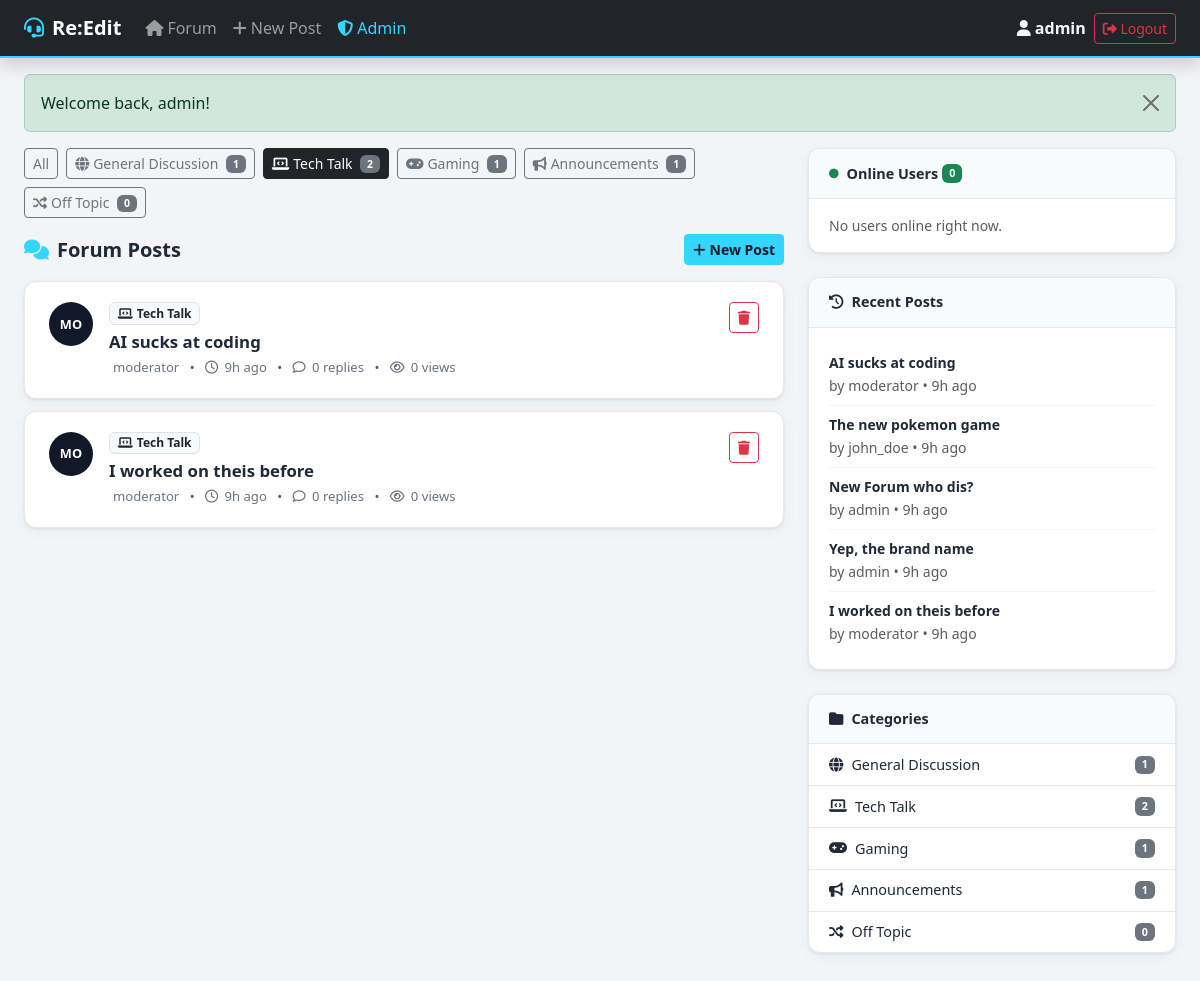
Screenshot of /forum/index.php?page=forum&cat=2 (signed in) with the database file from the repository.
### tables this page shows
CREATE TABLE users (
    id INT AUTO_INCREMENT PRIMARY KEY,
    username VARCHAR(50) NOT NULL UNIQUE,
    email VARCHAR(100) NOT NULL UNIQUE,
    password VARCHAR(255) NOT NULL,
    role ENUM('user','mod','admin') NOT NULL DEFAULT 'user',
    bio TEXT DEFAULT NULL,
    is_online TINYINT(1) DEFAULT 0,
    last_seen DATETIME DEFAULT NULL,
    created_at DATETIME DEFAULT CURRENT_TIMESTAMP
);

CREATE TABLE categories (
    id INT AUTO_INCREMENT PRIMARY KEY,
    name VARCHAR(100) NOT NULL,
    description TEXT,
    icon VARCHAR(50) DEFAULT 'fa-comments',
    sort_order INT DEFAULT 0
);

CREATE TABLE posts (
    id INT AUTO_INCREMENT PRIMARY KEY,
    user_id INT NOT NULL,
    category_id INT NOT NULL,
    title VARCHAR(255) NOT NULL,
    content TEXT NOT NULL,
    is_pinned TINYINT(1) DEFAULT 0,
    is_locked TINYINT(1) DEFAULT 0,
    views INT DEFAULT 0,
    created_at DATETIME DEFAULT CURRENT_TIMESTAMP,
    updated_at DATETIME DEFAULT CURRENT_TIMESTAMP ON UPDATE CURRENT_TIMESTAMP,
    FOREIGN KEY (user_id) REFERENCES users(id) ON DELETE CASCADE,
    FOREIGN KEY (category_id) REFERENCES categories(id) ON DELETE CASCADE
);

### forum/controllers/ForumController.php (called while the page is built, shortened)
<?php
class ForumController {
    private $postModel;
    private $categoryModel;
    public function __construct() {
        require_once 'models/Post.php';
        require_once 'models/Category.php';
        $this->postModel     = new Post();
        $this->categoryModel = new Category();
    }
    public function index() {
        $categoryId   = isset($_GET['cat']) ? (int)$_GET['cat'] : null;
        $page         = max(1, (int)($_GET['p'] ?? 1));
        $perPage      = POSTS_PER_PAGE;
        $offset       = ($page - 1) * $perPage;
        $posts        = $this->postModel->getAll($categoryId, $perPage, $offset);
        $categories   = $this->categoryModel->getAll();
        $recentPosts  = $this->postModel->getRecentPosts(5);
        require 'views/forum/index.php';
    }
}

### forum/config/app.php (called while the page is built, shortened)
<?php
function getFlash() {
    $f = $_SESSION['flash']; unset($_SESSION['flash']); return $f;
}
function currentUser() { return $_SESSION['user'] ?? null; }
function hasRole() {
    $roles = func_get_args();
    $user = currentUser();
    return $user && in_array($user['role'], $roles);
}
function e($s) { return htmlspecialchars($s, ENT_QUOTES, 'UTF-8'); }
function timeAgo($dt) {
    $diff = (new DateTime())->diff(new DateTime($dt));
    if ($diff->h) return $diff->h.'h ago';
    return 'just now';
}

### forum/models/Post.php (called while the page is built, shortened)
<?php
class Post {
    private $db;
    public function __construct() { $this->db = Database::getInstance(); }
    public function getAll($categoryId=null, $limit=15, $offset=0) {
        $where = $categoryId ? "WHERE p.category_id=" . (int)$categoryId : "";
        $stmt = $this->db->prepare(
            "SELECT p.*, u.username, u.role as user_role, c.name as category_name,
             (SELECT COUNT(*) FROM replies r WHERE r.post_id=p.id) as reply_count
             FROM posts p
             JOIN users u ON p.user_id=u.id
             JOIN categories c ON p.category_id=c.id
             $where
             ORDER BY p.is_pinned DESC, p.created_at DESC
             LIMIT ? OFFSET ?"
        );
        $stmt->bind_param('ii', $limit, $offset);
        $stmt->execute();
        return $stmt->get_result()->fetch_all(MYSQLI_ASSOC);
    }
    public function getRecentPosts($limit=5) {
        $stmt = $this->db->prepare(
            "SELECT p.id, p.title, u.username, p.created_at
             FROM posts p JOIN users u ON p.user_id=u.id
             ORDER BY p.created_at DESC LIMIT ?"
        );
        $stmt->bind_param('i', $limit);
        $stmt->execute();
        return $stmt->get_result()->fetch_all(MYSQLI_ASSOC);
    }
}

### forum/config/database.php (called while the page is built, shortened)
<?php
class Database {
    private static $instance = null;
    private $connection;
    private function __construct() {
        $this->connection = new mysqli(DB_HOST, DB_USER, DB_PASS, DB_NAME);
        $this->connection->set_charset('utf8mb4');
    }
    public static function getInstance() {
        if (self::$instance === null) self::$instance = new Database();
        return self::$instance;
    }
    public function query($sql) { return $this->connection->query($sql); }
    public function prepare($sql) { return $this->connection->prepare($sql); }
}

### forum/models/Category.php (called while the page is built, shortened)
<?php
class Category {
    private $db;
    public function __construct() { $this->db = Database::getInstance(); }
    public function getAll() {
        return $this->db->query(
            "SELECT c.*, COUNT(p.id) as post_count
             FROM categories c LEFT JOIN posts p ON c.id=p.category_id
             GROUP BY c.id ORDER BY c.sort_order"
        )->fetch_all(MYSQLI_ASSOC);
    }
}

### forum/views/forum/index.php (the view, shortened to what this page needs)
<?php require 'views/layouts/header.php'; ?>
<div class="row g-4">
  <div class="col-lg-8">
    <div class="d-flex flex-wrap gap-2 mb-3">
      <a href="<?= URLROOT ?>/index.php?page=forum" class="btn btn-sm <?= !$categoryId ? 'btn-dark' : 'btn-outline-secondary' ?>">All</a>
      <?php foreach ($categories as $cat): ?>
      <a href="<?= URLROOT ?>/index.php?page=forum&cat=<?= $cat['id'] ?>"
         class="btn btn-sm <?= $categoryId == $cat['id'] ? 'btn-dark' : 'btn-outline-secondary' ?>">
        <i class="fa-solid <?= e($cat['icon']) ?> me-1"></i><?= e($cat['name']) ?>
        <span class="badge bg-secondary ms-1"><?= $cat['post_count'] ?></span>
      </a>
      <?php endforeach; ?>
    </div>
    <div class="d-flex justify-content-between align-items-center mb-3">
      <h5 class="mb-0 fw-bold"><i class="fa-solid fa-comments me-2" style="color:var(--brand)"></i>Forum Posts</h5>
      <a href="<?= URLROOT ?>/index.php?page=forum&action=create" class="btn btn-sm btn-brand fw-semibold">
        <i class="fa-solid fa-plus me-1"></i>New Post
      </a>
    </div>
    <?php if (empty($posts)): ?>
    <div class="text-center py-5 text-muted">
      <i class="fa-solid fa-inbox fa-3x mb-3 d-block"></i>
      <p>No posts yet. Be the first to post!</p>
    </div>
    <?php else: ?>
    <div class="post-list">
      <?php foreach ($posts as $post): ?>
      <div class="post-card <?= $post['is_pinned'] ? 'post-pinned' : '' ?>">
        <div class="d-flex align-items-start gap-3">
          <div class="avatar-circle"><?= strtoupper(substr($post['username'], 0, 2)) ?></div>
          <div class="flex-grow-1 min-w-0">
            <div class="d-flex align-items-center gap-2 mb-1 flex-wrap">
              <span class="badge bg-light text-dark border"><i class="fa-solid <?= e($categories[array_search($post['category_id'] ?? 0, array_column($categories,'id'))] ['icon'] ?? 'fa-tag') ?> me-1"></i><?= e($post['category_name']) ?></span>
            </div>
            <a href="<?= URLROOT ?>/index.php?page=forum&action=post&id=<?= $post['id'] ?>" class="post-title">
              <?= e($post['title']) ?>
            </a>
            <div class="post-meta mt-1">
              <span class="ms-1"><?= e($post['username']) ?></span>
              <span class="mx-2 text-muted">&bull;</span>
              <i class="fa-regular fa-clock me-1"></i><?= timeAgo($post['created_at']) ?>
              <span class="mx-2 text-muted">&bull;</span>
              <i class="fa-regular fa-comment me-1"></i><?= $post['reply_count'] ?> replies
              <span class="mx-2 text-muted">&bull;</span>
              <i class="fa-regular fa-eye me-1"></i><?= $post['views'] ?> views
            </div>
          </div>
          <?php if (hasRole('mod','admin')): ?>
          <div class="ms-auto">
            <a href="<?= URLROOT ?>/index.php?page=forum&action=delete&id=<?= $post['id'] ?>"
               class="btn btn-outline-danger btn-sm"
               onclick="return confirm('Delete this post and all its replies?')">
              <i class="fa-solid fa-trash"></i>
            </a>
          </div>
          <?php endif; ?>
        </div>
      </div>
      <?php endforeach; ?>
    </div>
    <?php endif; ?>
  </div>
  <div class="col-lg-4">
     <?php require 'views/layouts/online.php'; ?>
    <div class="sidebar-card mb-4">
      <div class="sidebar-card-header"><i class="fa-solid fa-clock-rotate-left me-2"></i>Recent Posts</div>
      <div class="sidebar-card-body">
        <?php foreach ($recentPosts as $rp): ?>
        <div class="recent-post-item">
          <a href="<?= URLROOT ?>/index.php?page=forum&action=post&id=<?= $rp['id'] ?>" class="small fw-semibold d-block text-truncate">
            <?= e($rp['title']) ?>
          </a>
          <small class="text-muted">by <?= e($rp['username']) ?> &bull; <?= timeAgo($rp['created_at']) ?></small>
        </div>
        <?php endforeach; ?>
      </div>
    </div>
    <div class="sidebar-card">
      <div class="sidebar-card-header"><i class="fa-solid fa-folder me-2"></i>Categories</div>
      <div class="sidebar-card-body p-0">
        <?php foreach ($categories as $cat): ?>
        <a href="<?= URLROOT ?>/index.php?page=forum&cat=<?= $cat['id'] ?>" class="category-link">
          <i class="fa-solid <?= e($cat['icon']) ?> me-2"></i>
          <?= e($cat['name']) ?>
          <span class="badge bg-secondary ms-auto"><?= $cat['post_count'] ?></span>
        </a>
        <?php endforeach; ?>
      </div>
    </div>
  </div>
</div>
<?php require 'views/layouts/footer.php'; ?>

### forum/views/layouts/header.php (shortened to what this page needs)
<?php $flash = getFlash(); $user = currentUser(); ?>
<!DOCTYPE html>
<html lang="en">
<head>
<link rel="stylesheet" href="https://cdnjs.cloudflare.com/ajax/libs/bootstrap/5.3.2/css/bootstrap.min.css">
<link rel="stylesheet" href="https://cdnjs.cloudflare.com/ajax/libs/font-awesome/6.7.2/css/all.min.css">
<link rel="stylesheet" href="<?= URLROOT ?>/public/css/style.css">
</head>
<body>
<nav class="navbar navbar-expand-lg navbar-dark bg-dark sticky-top shadow">
  <div class="container-fluid px-4">
    <a class="navbar-brand fw-bold" href="<?= URLROOT ?>/index.php?page=forum">
        <i class="fa-solid fa-headset me-2" style="color: var(--brand)" ></i><?= APPNAME ?>
    </a>
    <div class="collapse navbar-collapse" id="navMain">
      <ul class="navbar-nav me-auto mb-2 mb-lg-0">
        <li class="nav-item">
          <a class="nav-link" href="<?= URLROOT ?>/index.php?page=forum"><i class="fa-solid fa-home me-1"></i>Forum</a>
        </li>
        <li class="nav-item">
          <a class="nav-link" href="<?= URLROOT ?>/index.php?page=forum&action=create"><i class="fa-solid fa-plus me-1"></i>New Post</a>
        </li>
        <?php if (hasRole('admin')): ?>
        <li class="nav-item">
          <a class="nav-link" style="color:var(--brand)" href="<?= URLROOT ?>/index.php?page=admin"><i class="fa-solid fa-shield-halved me-1"></i>Admin</a>
        </li>
        <?php endif; ?>
      </ul>
      <?php if ($user): ?>
      <div class="d-flex align-items-center gap-2">
        <span class="text-light fw-semibold"><i class="fa-solid fa-user me-1"></i><?= e($user['username']) ?></span>
        <a href="<?= URLROOT ?>/index.php?page=logout" class="btn btn-outline-danger btn-sm"><i class="fa-solid fa-right-from-bracket"></i> Logout</a>
      </div>
      <?php endif; ?>
    </div>
  </div>
</nav>
<div class="container-fluid px-4 mt-3">
<?php if ($flash): ?>
<div class="alert alert-<?= e($flash['type']) ?> alert-dismissible fade show" role="alert">
  <?= $flash['message'] ?>
  <button type="button" class="btn-close" data-bs-dismiss="alert"></button>
</div>
<?php endif; ?>

### forum/public/css/style.css (style rules this page uses)
:root { --brand: #33d6ff; --brand-dark: #0075b4; --dark: #111827; --surface: #ffffff; --border: #e5e7eb; --text: #1f2937; --text-muted: #6b7280; --success: #10b981; --danger: #ef4444; --radius: 12px; --shadow: 0 1px 3px rgba(0,0,0,0.08), 0 4px 16px rgba(0,0,0,0.04); }
body { font-family: 'Segoe UI', system-ui, sans-serif; background: #f3f4f6; color: var(--text); }
.navbar { border-bottom: 2px solid var(--brand); }
.btn-brand { background-color: var(--brand); border-color: var(--brand); color: var(--dark); font-weight: 600; }
.post-list { display: flex; flex-direction: column; gap: 0.75rem; }
.post-card { background: white; border-radius: var(--radius); padding: 1.25rem 1.5rem; border: 1px solid var(--border); box-shadow: var(--shadow); transition: box-shadow 0.2s, transform 0.2s; }
.post-title { font-size: 1.05rem; font-weight: 700; color: var(--text); text-decoration: none; }
.post-meta { font-size: 0.82rem; color: var(--text-muted); display: flex; align-items: center; flex-wrap: wrap; gap: 0.15rem; }
.sidebar-card { background: white; border-radius: var(--radius); border: 1px solid var(--border); box-shadow: var(--shadow); overflow: hidden; }
.sidebar-card-header { padding: 0.85rem 1.25rem; background: #f9fafb; border-bottom: 1px solid var(--border); font-weight: 700; font-size: 0.9rem; display: flex; align-items: center; }
.sidebar-card-body { padding: 1rem 1.25rem; }
.recent-post-item { padding: 0.5rem 0; border-bottom: 1px solid #f3f4f6; }
.recent-post-item:last-child { border-bottom: none; }
.recent-post-item a { color: var(--text); text-decoration: none; }
.category-link { display: flex; align-items: center; padding: 0.6rem 1.25rem; color: var(--text); text-decoration: none; font-size: 0.9rem; border-bottom: 1px solid var(--border); transition: background 0.15s; }
.category-link:last-child { border-bottom: none; }
.avatar-circle { width: 44px; height: 44px; border-radius: 50%; background: var(--dark); color: white; display: flex; align-items: center; justify-content: center; font-size: 0.8rem; font-weight: 800; flex-shrink: 0; }
.min-w-0 { min-width: 0; }

### rows the page displays
users: username "admin"
categories: name "General Discussion", post_count "1"
categories: name "Tech Talk", post_count "2"
categories: name "Gaming", post_count "1"
categories: name "Announcements", post_count "1"
categories: name "Off Topic", post_count "0"
posts: user.username "MO", category.name "Tech Talk", title "AI sucks at coding", user.username "moderator", created_at "9h ago", reply_count "0", views "0"
posts: user.username "MO", category.name "Tech Talk", title "I worked on theis before", user.username "moderator", created_at "9h ago", reply_count "0", views "0"
posts: title "The new pokemon game", user.username "john_doe", created_at "9h ago"
posts: title "New Forum who dis?", user.username "admin", created_at "9h ago"
posts: title "Yep, the brand name", user.username "admin", created_at "9h ago"

### other values shown
APPNAME "Re:Edit"
$flash['message'] "Welcome back, admin!"
count($onlineUsers) "0"
